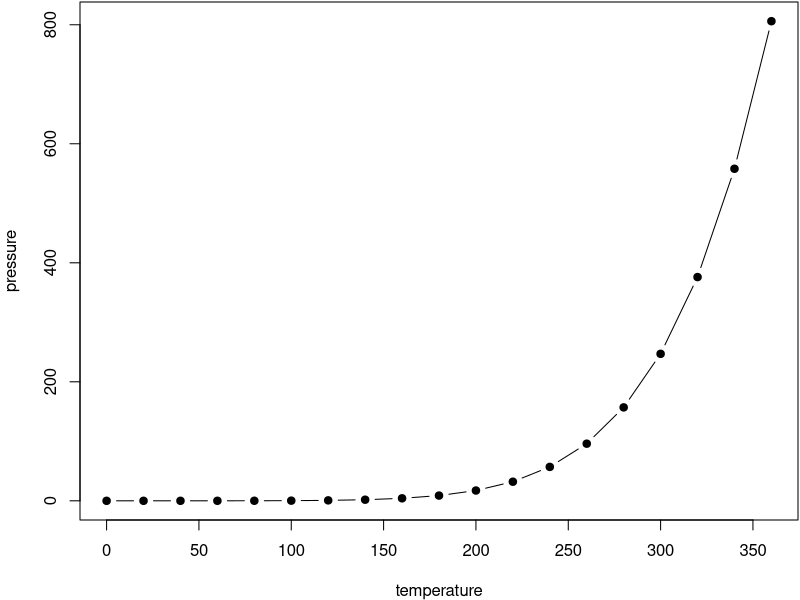
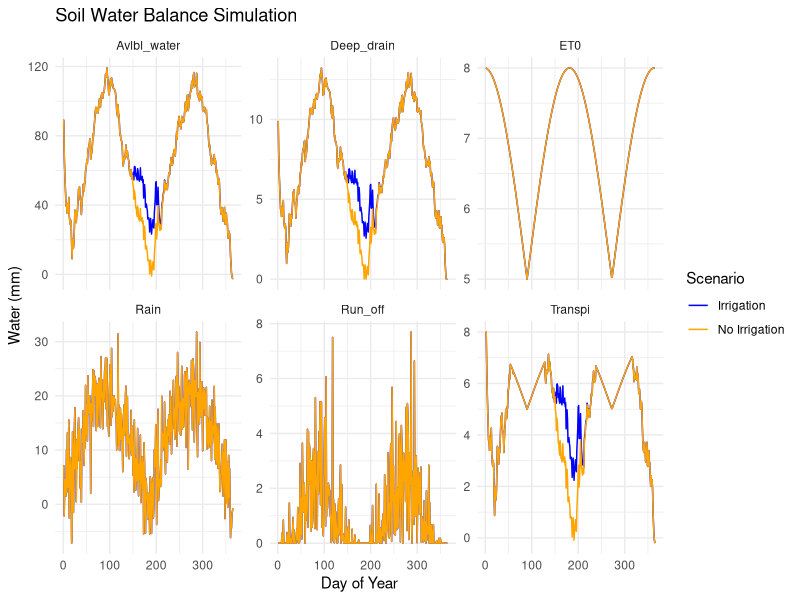

Write the R code that produced these figures, in order.
## ---- chunk 1
par(mar = c(4, 4, .1, .1))
plot(pressure, type = 'b', pch = 19)
## ---- chunk 2
knitr::kable(
  head(pressure, 10), caption = 'Here is a nice table!',
  booktabs = TRUE
)
## ---- chunk 3
library(tidyverse)
# Function to simulate soil water balance
soil_water_balance <- function(soil_params, rain, ET0, irrigation) {
  
  # Initialize soil water
  available_water <- soil_params$InitialAmountOfAvailableWater
  results <- data.frame(Day = 1:length(rain))
  
  # Loop through days
  for (day in 1:length(rain)) {
    
    # Calculate transpiration
    transpiration <- min(0.096 * available_water, ET0[day]) 
    
    # Calculate surface runoff (SCS method)
    pot_max_ret <- (25400 / soil_params$RunoffCurveNumber) - 254
    init_abs <- 0.2 * pot_max_ret
    surface_runoff <- ifelse(rain[day] <= init_abs, 0,
                             ((rain[day] - init_abs)^2) / (rain[day] - init_abs + pot_max_ret))
    
    # Calculate deep drainage
    avail_water_before_drain <- available_water + rain[day] + irrigation[day] - transpiration - surface_runoff
    deep_drainage <- ifelse(soil_params$WaterHoldingCapacity >= (avail_water_before_drain / soil_params$RootZoneDepth), 
                            0, 
                            soil_params$DrainageCoeff * soil_params$RootZoneDepth * 
                              ((avail_water_before_drain / soil_params$RootZoneDepth) - soil_params$WaterHoldingCapacity))
    
    # Update available water
    available_water <- available_water + rain[day] + irrigation[day] - transpiration - surface_runoff - deep_drainage
    
    # Store results
    results$Rain[day] <- rain[day]
    results$Deep_drain[day] <- deep_drainage
    results$Run_off[day] <- surface_runoff
    results$ET0[day] <- ET0[day]
    results$Transpi[day] <- transpiration
    results$Avlbl_water[day] <- available_water
  }
  
  return(results)
}

# Example usage (replace with your actual data)
soil_params <- list(
  InitialAmountOfAvailableWater = 100,  # mm
  RunoffCurveNumber = 85,
  RootZoneDepth = 1,                     # m
  DrainageCoeff = 0.1,
  WaterHoldingCapacity = 0.2            # mm/mm
)

# Generate weather data for a year (365 days)
set.seed(42)  # For reproducibility
days <- 1:365

# Rain: Simulate a seasonal pattern (higher in spring/fall)
rain <- 20 * abs(sin(2 * pi * days / 365)) + rnorm(365, 0, 5)  # Seasonal + random noise

# ET0: Simulate a seasonal pattern (higher in summer)
ET0 <- 5 + 3 * abs(sin(2 * pi * (days - 90) / 365)) 

# Irrigation: Two scenarios
irrigation_scenario1 <- rep(0, 365)  # No irrigation
irrigation_scenario2 <- ifelse(days >= 150 & days <= 200, 5, 0)  # 5 mm/day from June 1st to Sept 1st

# Run the simulations for both scenarios
results_scenario1 <- soil_water_balance(soil_params, rain, ET0, irrigation_scenario1)
results_scenario2 <- soil_water_balance(soil_params, rain, ET0, irrigation_scenario2)
## ---- chunk 4
# Reshape data for plotting
library(tidyr)
results_long_scenario1 <- results_scenario1 %>%
  pivot_longer(-Day, names_to = "Variable", values_to = "Value") %>%
  mutate(Scenario = "No Irrigation")
results_long_scenario2 <- results_scenario2 %>%
  pivot_longer(-Day, names_to = "Variable", values_to = "Value") %>%
  mutate(Scenario = "Irrigation")
results_long <- rbind(results_long_scenario1, results_long_scenario2)

## ---- chunk 5
# Plot the results using ggplot2
library(ggplot2)

ggplot(results_long, aes(x = Day, y = Value, color = Scenario)) +
  geom_line() +
  facet_wrap(Variable~., scales = "free_y") +  # Separate plots for each scenario
  labs(title = "Soil Water Balance Simulation", x = "Day of Year", y = "Water (mm)") +
  scale_color_manual(values = c("Irrigation" = "blue", "No Irrigation" = "orange")) +
  # scale_color_manual(values = c("Rain" = "blue", "Deep_drain" = "orange", 
    #                            "Run_off" = "green", "ET0" = "red", 
    #                           "Transpi" = "purple", "Avlbl_water" = "brown")) +
  theme_minimal()
